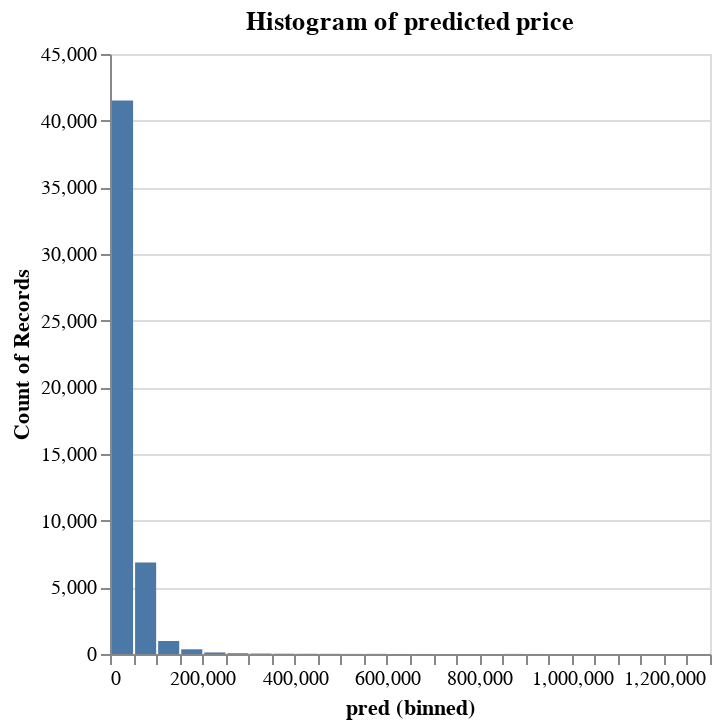

Notebook cell for this chart:
### Code cell
alt.Chart(prediction,
          title='Histogram of predicted price').mark_bar().encode(
    alt.X('pred:Q').bin(maxbins=60),
    y='count()'
)

### Figure 1 — Vega specification as saved in the notebook (floating-point values rounded to 4 significant figures)
{"$schema": "https://vega.github.io/schema/vega/v5.json", "data": [{"name": "source_0", "values": [{"__count": 41510, "bin_maxbins_60_pred": 0.0, "bin_maxbins_60_pred_end": 50000.0}, {"__count": 6855, "bin_maxbins_60_pred": 50000.0, "bin_maxbins_60_pred_end": 100000.0}, {"__count": 977, "bin_maxbins_60_pred": 100000.0, "bin_maxbins_60_pred_end": 150000.0}, {"__count": 116, "bin_maxbins_60_pred": 200000.0, "bin_maxbins_60_pred_end": 250000.0}, {"__count": 354, "bin_maxbins_60_pred": 150000.0, "bin_maxbins_60_pred_end": 200000.0}, {"__count": 15, "bin_maxbins_60_pred": 400000.0, "bin_maxbins_60_pred_end": 450000.0}, {"__count": 22, "bin_maxbins_60_pred": 350000.0, "bin_maxbins_60_pred_end": 400000.0}, {"__count": 34, "bin_maxbins_60_pred": 300000.0, "bin_maxbins_60_pred_end": 350000.0}, {"__count": 6, "bin_maxbins_60_pred": 850000.0, "bin_maxbins_60_pred_end": 900000.0}, {"__count": 2, "bin_maxbins_60_pred": 950000.0, "bin_maxbins_60_pred_end": 1000000.0}, {"__count": 57, "bin_maxbins_60_pred": 250000.0, "bin_maxbins_60_pred_end": 300000.0}, {"__count": 10, "bin_maxbins_60_pred": 550000.0, "bin_maxbins_60_pred_end": 600000.0}, {"__count": 13, "bin_maxbins_60_pred": 450000.0, "bin_maxbins_60_pred_end": 500000.0}, {"__count": 2, "bin_maxbins_60_pred": 750000.0, "bin_maxbins_60_pred_end": 800000.0}, {"__count": 6, "bin_maxbins_60_pred": 500000.0, "bin_maxbins_60_pred_end": 550000.0}, {"__count": 3, "bin_maxbins_60_pred": 600000.0, "bin_maxbins_60_pred_end": 650000.0}, {"__count": 2, "bin_maxbins_60_pred": 700000.0, "bin_maxbins_60_pred_end": 750000.0}, {"__count": 1, "bin_maxbins_60_pred": 1000000.0, "bin_maxbins_60_pred_end": 1050000.0}, {"__count": 3, "bin_maxbins_60_pred": 900000.0, "bin_maxbins_60_pred_end": 950000.0}, {"__count": 3, "bin_maxbins_60_pred": 650000.0, "bin_maxbins_60_pred_end": 700000.0}, {"__count": 2, "bin_maxbins_60_pred": 1200000.0, "bin_maxbins_60_pred_end": 1250000.0}, {"__count": 2, "bin_maxbins_60_pred": 800000.0, "bin_maxbins_60_pred_end": 850000.0}, {"__count": 1, "bin_maxbins_60_pred": 1250000.0, "bin_maxbins_60_pred_end": 1300000.0}]}, {"name": "source_0_y_domain___count", "values": [{"min": 1, "max": 41510}]}], "signals": [{"name": "bin_maxbins_60_pred_bins", "value": {"fields": ["pred"], "fname": "bin_pred", "start": 0.0, "step": 50000.0, "stop": 1300000.0}}], "marks": [{"type": "rect", "name": "marks", "from": {"data": "source_0"}, "encode": {"update": {"ariaRoleDescription": {"value": "bar"}, "x2": {"field": "bin_maxbins_60_pred", "scale": "x", "offset": {"signal": "0.5 + (abs(scale(\"x\", datum[\"bin_maxbins_60_pred_end\"]) - scale(\"x\", datum[\"bin_maxbins_60_pred\"])) < 0.25 ? -0.5 * (0.25 - (abs(scale(\"x\", datum[\"bin_maxbins_60_pred_end\"]) - scale(\"x\", datum[\"bin_maxbins_60_pred\"])))) : 0.5)"}}, "description": {"signal": "\"pred (binned): \" + (!isValid(datum[\"bin_maxbins_60_pred\"]) || !isFinite(+datum[\"bin_maxbins_60_pred\"]) ? \"null\" : format(datum[\"bin_maxbins_60_pred\"], \"\") + \" – \" + format(datum[\"bin_maxbins_60_pred_end\"], \"\")) + \"; Count of Records: \" + (format(datum[\"__count\"], \"\"))"}, "x": {"field": "bin_maxbins_60_pred_end", "scale": "x", "offset": {"signal": "0.5 + (abs(scale(\"x\", datum[\"bin_maxbins_60_pred_end\"]) - scale(\"x\", datum[\"bin_maxbins_60_pred\"])) < 0.25 ? 0.5 * (0.25 - (abs(scale(\"x\", datum[\"bin_maxbins_60_pred_end\"]) - scale(\"x\", datum[\"bin_maxbins_60_pred\"])))) : -0.5)"}}, "y2": {"value": 0, "scale": "y"}, "fill": {"value": "#4c78a8"}, "y": {"field": "__count", "scale": "y"}}}, "style": ["bar"]}], "scales": [{"name": "x", "type": "linear", "domain": {"signal": "[bin_maxbins_60_pred_bins.start, bin_maxbins_60_pred_bins.stop]"}, "range": [0, {"signal": "width"}], "bins": {"signal": "bin_maxbins_60_pred_bins"}, "zero": false}, {"name": "y", "type": "linear", "domain": [{"signal": "(data(\"source_0_y_domain___count\")[0] || {}).min"}, {"signal": "(data(\"source_0_y_domain___count\")[0] || {}).max"}], "range": [{"signal": "height"}, 0], "nice": true, "zero": true}], "axes": [{"scale": "y", "zindex": 0, "aria": false, "labels": false, "maxExtent": 0, "tickCount": {"signal": "ceil(height/40)"}, "ticks": false, "minExtent": 0, "domain": false, "gridScale": "x", "orient": "left", "grid": true}, {"scale": "x", "labelOverlap": true, "orient": "bottom", "grid": false, "labelFlush": true, "zindex": 0, "tickCount": {"signal": "ceil(width/10)"}, "title": "pred (binned)"}, {"scale": "y", "labelOverlap": true, "grid": false, "orient": "left", "tickCount": {"signal": "ceil(height/40)"}, "title": "Count of Records", "zindex": 0}], "title": {"text": "Histogram of predicted price", "frame": "group"}, "style": "cell", "height": 300, "background": "white", "padding": 5, "width": 300}
